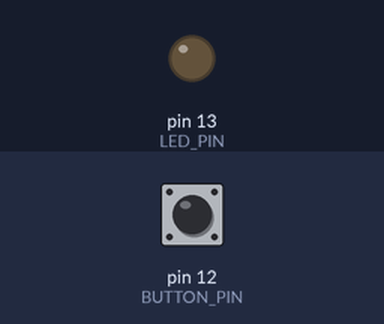
Simulated run of this sketch. Board: Arduino Uno, built with avr-gcc and run on an emulated ATmega328P. On the bench: output pins drawn as LEDs (lit = HIGH). Dashed ring = blinking. The inputs (shaded band) are chosen by the test bench; at power-on: pin 12 (BUTTON_PIN) HIGH. What the sketch prints to the serial monitor is not drawn.

Above: at 1.2 s.
1.3 s: pin 12 (BUTTON_PIN) pulled LOW for 0.15 s
At 2.0 s:
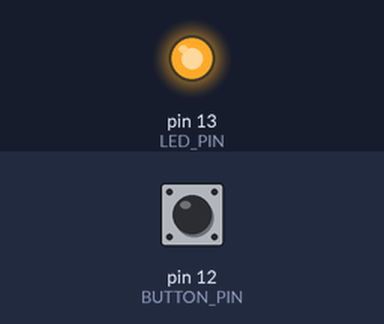
2.9 s: pin 12 (BUTTON_PIN) pulled LOW for 1 s
At 4.6 s:
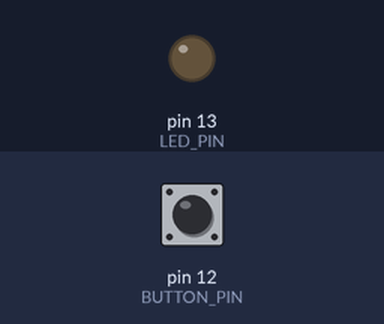
6.9 s: pin 12 (BUTTON_PIN) pulsed LOW 2 times (0.12 s each, 0.3 s apart)
At 7.17 s:
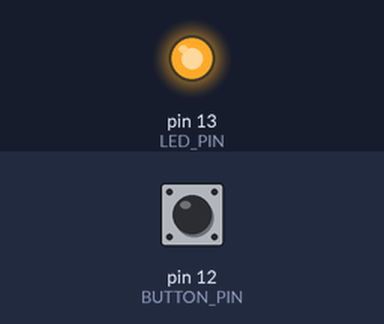
10.5 s: pin 12 (BUTTON_PIN) pulled LOW for 3.2 s
At 14.4 s:
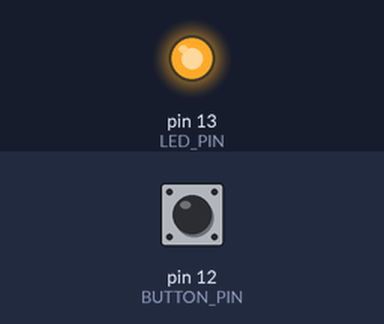
15.2 s: pin 12 (BUTTON_PIN) pulsed LOW 5 times (0.12 s each, 0.3 s apart)
At 15.78 s:
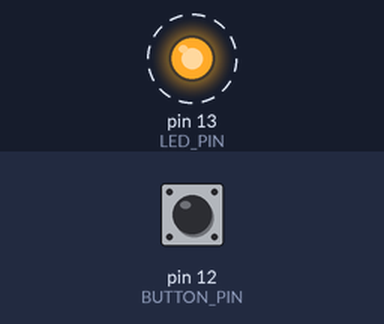
Timing chart, 0 to 18.2 s (numbered marks = the images above; inputs shaded):
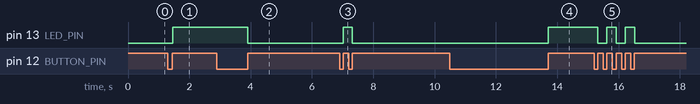

Measured:
- after the input at 1.3 s, pin 13 (LED_PIN): LOW → HIGH after 0.16 s
- after the input at 2.9 s, pin 13 (LED_PIN): HIGH → LOW after 1.0 s
- after the input at 6.9 s, pin 13 (LED_PIN): LOW → HIGH after 0.12 s, → LOW 0.30 s later
- after the input at 10.5 s, pin 13 (LED_PIN): LOW → HIGH after 3.2 s
- after the input at 15.2 s, pin 13 (LED_PIN): alternates HIGH for 0.30 s and LOW for 0.30 s, 5 changes in all, then stays LOW, starting after 0.13 s

The sketch:

singleDebounceExample.ino
```cpp
#include <Pushbutton.h>

/* This example uses the Pushbutton library to demonstrate three
 * different methods for detecting a button press and release. It
 * blinks the yellow user LED on pin 13 each time the a button on
 * pin 12 is pressed and released.  A normally-open momentary
 * pushbutton should be connected between pin 12 and ground.  */

#define LED_PIN 13
#define BUTTON_PIN 12

/* Create a Pushbutton object with default settings, which
 * enables the internal pull-up on the pin and interprets a HIGH
 * pin value as the default (unpressed) state of the
 * button. (Optional arguments can be passed to the constructor
 * to specify other button types and connection methods; see the
 * documentation for details.) */
Pushbutton button(BUTTON_PIN);

int counter = 0;
boolean ledState = 0;

void setup()
{
  pinMode(LED_PIN, OUTPUT);
  Serial.begin(9600);
  Serial.println("Initializing...");

}

void loop()
{

  Serial.println("Loop X");


  /* Method 3: Call the getSingleDebouncedRelease() function
   * repeatedly in a loop, which returns true to report a single
   * button release or false otherwise. This function takes care
   * of button debouncing. If you have multiple buttons, you can
   * call getSingleDebouncedRelease() or
   * getSingleDebouncedPress() in a loop for all of them until
   * one of them returns true. */
  while (1)
  {
    Serial.println("Loop Y");
    if (button.getSingleDebouncedRelease())
    {

      counter++;

      // blink LED

      ledState = !ledState;

      if (ledState == 1) {
         digitalWrite(LED_PIN, HIGH);
         delay(2);
      } else {
        digitalWrite(LED_PIN, LOW);
        delay(2);
      }

      Serial.print("Counter = ");
      Serial.print(counter);
      Serial.println();

      break;
    }
  }
}
```
